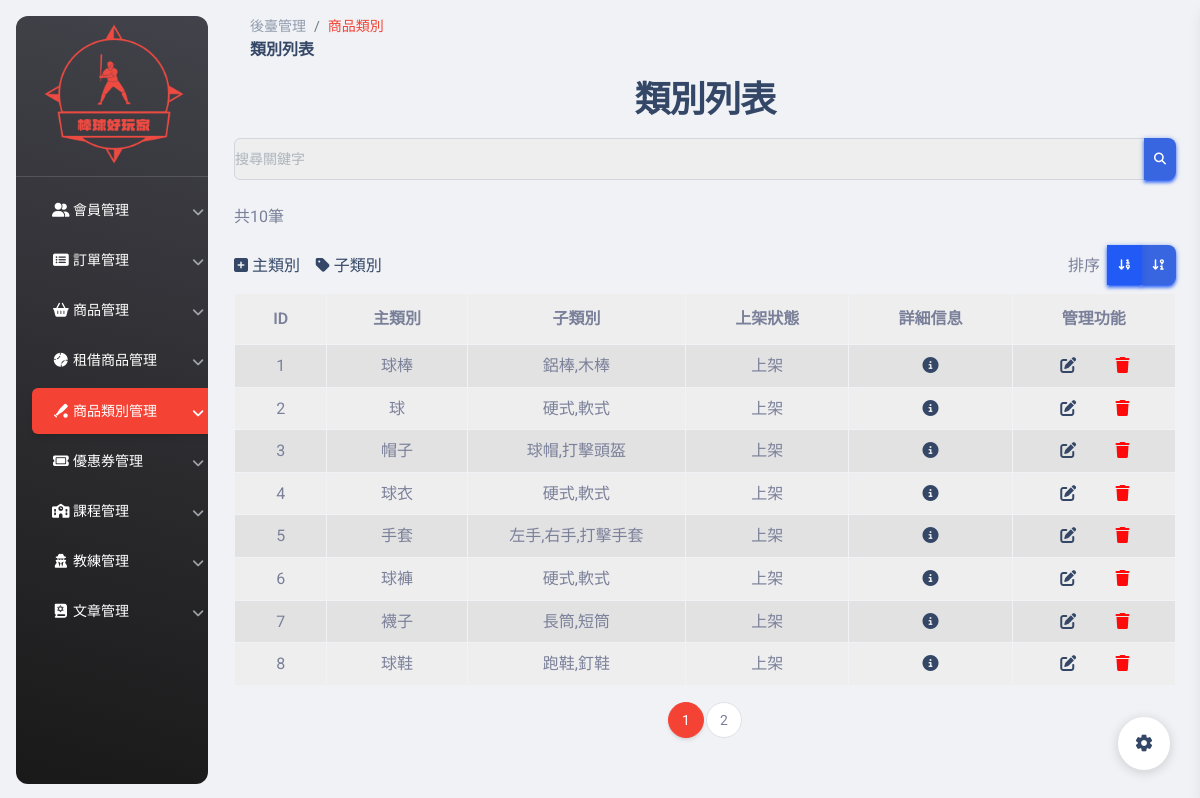
/pages/category_all.php, run on an earlier commit of the app's database.
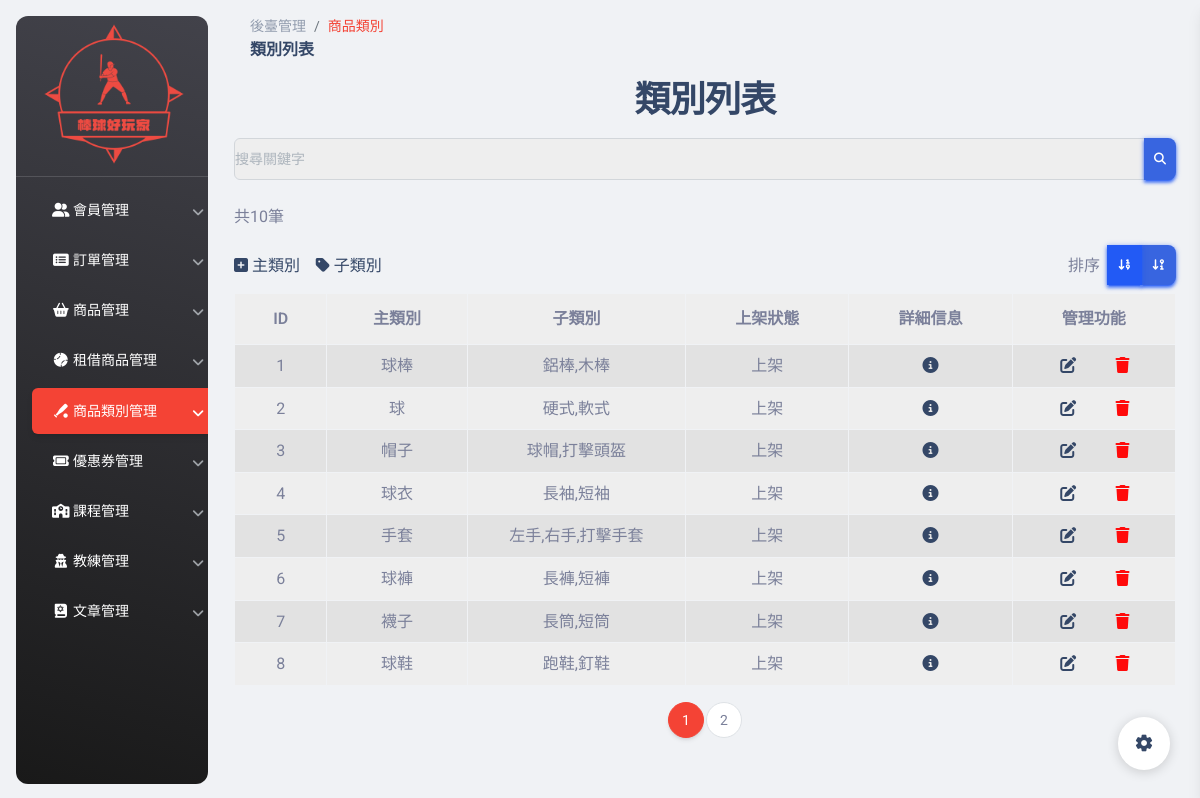
And on a later commit of the database.
### tables this page shows
CREATE TABLE `product_info` (
  `ID` int(5) UNSIGNED NOT NULL,
  `class` varchar(255) NOT NULL,
  `other` varchar(255) NOT NULL,
  `size` varchar(255) NOT NULL,
  `brand` varchar(255) NOT NULL,
  `color` varchar(255) NOT NULL,
  `created_at` datetime NOT NULL,
  `valid` int(3) NOT NULL
);

### pages/category_all.php (the view, shortened to what the changed rows need)
<?php
include("../pages/db_connect.php");
$perPage = 8;
$sql_Search = "SELECT * FROM product_info WHERE valid=1";
$result_Search = $conn->query($sql_Search);
$totalCount = $result_Search->num_rows;
if (isset($_GET["search"])) {
  $search = $_GET["search"];
  $sql = "SELECT * FROM product_info WHERE class LIKE '%$search%'AND valid=1 OR other LIKE '%$search%' AND valid=1";
} elseif (isset($_GET["p"])) {
  $p = $_GET["p"];
  $startIndex = ($p - 1) * $perPage;
  $sql = "SELECT * FROM product_info WHERE valid=1 $orderString LIMIT $startIndex, $perPage";
} else {
  $sql = "SELECT * FROM product_info WHERE valid=1 LIMIT  $perPage";
}
$result = $conn->query($sql);
?>
<!DOCTYPE html>
<html lang="en">
<head>
  <link href="../assets/css/nucleo-icons.css" rel="stylesheet" />
  <link href="../assets/css/nucleo-svg.css" rel="stylesheet" />
  <link id="pagestyle" href="../assets/css/material-dashboard.css?v=3.0.0" rel="stylesheet" />
  <link rel="stylesheet" href="https://cdnjs.cloudflare.com/ajax/libs/font-awesome/6.5.1/css/all.min.css" />
  <link href="../assets/css/ader.css" rel="stylesheet" />
</head>
<body class="g-sidenav-show  bg-gray-200">
  <main class="main-content position-relative max-height-vh-100 h-100 border-radius-lg ">
    <div class="container">
      <h2 class="text-center">類別列表</h2>
      <?php if ($totalCount > 0) : ?>
        <table class="table table-bordered page1_PJ table-striped page1-hover">
          <thead>
            <tr>
              <th>ID</th>
              <th>主類別</th>
              <th>子類別</th>
              <th>上架狀態</th>
              <th>詳細信息</th>
              <th>管理功能</th>
            </tr>
          </thead>
          <tbody>
            <?php
            $rows = $result->fetch_all(MYSQLI_ASSOC);
            foreach ($rows as $row) : ?>
              <tr>
                <td><?= $row["ID"] ?></td>
                <td class=" data-column"><?= $row["class"] ?></td>
                <td class=" data-column"><?= $row["other"] ?></td>
                <td class=" data-column">
                  <?php if ($row["valid"] == 1) {
                    echo "上架";
                  } else {
                    echo "下架";
                  } ?>
                </td>
                <td class="col data-column">
                  <a href="detail.php?id=<?= $row["ID"] ?>">
                    <i class="fas fa-info-circle fa-fw"></i>
                  </a>
                </td>
                <td class="col data-column">
                  <div class="page1_PJ-icon">
                    <div><a href="alterCategory.php?id=<?= $row["ID"] ?>">
                        <i class="fa-solid fa-pen-to-square fa-fw"></i>
                      </a>
                    </div>
                    <div><a href="delate.php?id=<?= $row["ID"] ?>">
                        <i class="fa-solid fa-trash" style="color: #ff0a0a;"></i></a>
                    </div>
                  </div>
                </td>
              </tr>
            <?php endforeach; ?>
          </tbody>
        </table>
      <?php else : ?>
        沒有類別資料
      <?php endif; ?>
    </div>
  </main>
</body>
</html>

What changed in the data, as far as the page shows it:
changed product_info "球衣": other "硬式,軟式" → "長袖,短袖"
changed product_info "球褲": other "硬式,軟式" → "長褲,短褲"
